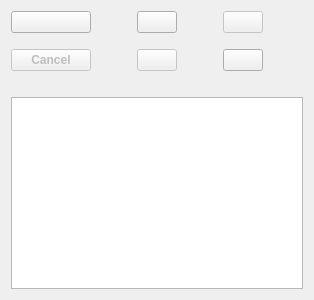
      <widget class="QWidget" name="CustomerTab">
       <attribute name="title">
        <string>Customer</string>
       </attribute>
       <layout class="QVBoxLayout" name="verticalLayout_10">
        <item>
         <layout class="QVBoxLayout" name="verticalLayout_9">
          <item>
           <layout class="QHBoxLayout" name="horizontalLayout_4">
            <item>
             <layout class="QGridLayout" name="gridLayout_4"/>
            </item>
            <item>
             <layout class="QGridLayout" name="gridLayout">
              <item row="0" column="4">
               <widget class="QPushButton" name="SaveCustomer">
                <property name="enabled">
                 <bool>false</bool>
                </property>
                <property name="sizePolicy">
                 <sizepolicy hsizetype="Fixed" vsizetype="Fixed">
                  <horstretch>0</horstretch>
                  <verstretch>0</verstretch>
                 </sizepolicy>
                </property>
                <property name="text">
                 <string/>
                </property>
                <property name="icon">
                 <iconset resource="invoiceressources.qrc">
                  <normaloff>:/icons/dependencies/icon/save-icon.png</normaloff>:/icons/dependencies/icon/save-icon.png</iconset>
                </property>
                <property name="iconSize">
                 <size>
                  <width>32</width>
                  <height>32</height>
                 </size>
                </property>
               </widget>
              </item>
              <item row="0" column="0">
               <widget class="QPushButton" name="addNewCustomer">
                <property name="maximumSize">
                 <size>
                  <width>80</width>
                  <height>38</height>
                 </size>
                </property>
                <property name="text">
                 <string/>
                </property>
                <property name="icon">
                 <iconset resource="invoiceressources.qrc">
                  <normaloff>:/icons/dependencies/icon/newContact.png</normaloff>:/icons/dependencies/icon/newContact.png</iconset>
                </property>
                <property name="iconSize">
                 <size>
                  <width>32</width>
                  <height>32</height>
                 </size>
                </property>
               </widget>
              </item>
              <item row="2" column="0">
               <widget class="QPushButton" name="cancelAddNewCustomer">
                <property name="enabled">
                 <bool>false</bool>
                </property>
                <property name="sizePolicy">
                 <sizepolicy hsizetype="Minimum" vsizetype="Minimum">
                  <horstretch>0</horstretch>
                  <verstretch>0</verstretch>
                 </sizepolicy>
                </property>
                <property name="font">
                 <font>
                  <weight>75</weight>
                  <bold>true</bold>
                 </font>
                </property>
                <property name="text">
                 <string>Cancel</string>
                </property>
               </widget>
              </item>
              <item row="0" column="2">
               <widget class="QPushButton" name="pushButton">
                <property name="sizePolicy">
                 <sizepolicy hsizetype="Fixed" vsizetype="Fixed">
                  <horstretch>0</horstretch>
                  <verstretch>0</verstretch>
                 </sizepolicy>
                </property>
                <property name="text">
                 <string/>
                </property>
                <property name="icon">
                 <iconset resource="invoiceressources.qrc">
                  <normaloff>:/icons/dependencies/icon/edit-icon.png</normaloff>:/icons/dependencies/icon/edit-icon.png</iconset>
                </property>
                <property name="iconSize">
                 <size>
                  <width>32</width>
                  <height>32</height>
                 </size>
                </property>
               </widget>
              </item>
              <item row="2" column="4">
               <widget class="QPushButton" name="deleteCustomer">
                <property name="sizePolicy">
                 <sizepolicy hsizetype="Fixed" vsizetype="Fixed">
                  <horstretch>0</horstretch>
                  <verstretch>0</verstretch>
                 </sizepolicy>
                </property>
                <property name="text">
                 <string/>
                </property>
                <property name="icon">
                 <iconset resource="invoiceressources.qrc">
                  <normaloff>:/icons/dependencies/icon/garbage_delete.png</normaloff>:/icons/dependencies/icon/garbage_delete.png</iconset>
                </property>
                <property name="iconSize">
                 <size>
                  <width>32</width>
                  <height>32</height>
                 </size>
                </property>
               </widget>
              </item>
              <item row="0" column="1">
               <spacer name="horizontalSpacer_5">
                <property name="orientation">
                 <enum>Qt::Horizontal</enum>
                </property>
                <property name="sizeType">
                 <enum>QSizePolicy::Fixed</enum>
                </property>
                <property name="sizeHint" stdset="0">
                 <size>
                  <width>40</width>
                  <height>20</height>
                 </size>
                </property>
               </spacer>
              </item>
              <item row="2" column="2">
               <widget class="QPushButton" name="revertCustomer">
                <property name="enabled">
                 <bool>false</bool>
                </property>
                <property name="text">
                 <string/>
                </property>
                <property name="icon">
                 <iconset resource="invoiceressources.qrc">
                  <normaloff>:/icons/dependencies/icon/Revert.png</normaloff>:/icons/dependencies/icon/Revert.png</iconset>
                </property>
                <property name="iconSize">
                 <size>
                  <width>32</width>
                  <height>32</height>
                 </size>
                </property>
               </widget>
              </item>
              <item row="0" column="3">
               <spacer name="horizontalSpacer_14">
                <property name="orientation">
                 <enum>Qt::Horizontal</enum>
                </property>
                <property name="sizeType">
                 <enum>QSizePolicy::Fixed</enum>
                </property>
                <property name="sizeHint" stdset="0">
                 <size>
                  <width>40</width>
                  <height>20</height>
                 </size>
                </property>
               </spacer>
              </item>
              <item row="1" column="2">
               <spacer name="verticalSpacer_8">
                <property name="orientation">
                 <enum>Qt::Vertical</enum>
                </property>
                <property name="sizeType">
                 <enum>QSizePolicy::Fixed</enum>
                </property>
                <property name="sizeHint" stdset="0">
                 <size>
                  <width>20</width>
                  <height>10</height>
                 </size>
                </property>
               </spacer>
              </item>
             </layout>
            </item>
            <item>
             <spacer name="horizontalSpacer_4">
              <property name="orientation">
               <enum>Qt::Horizontal</enum>
              </property>
              <property name="sizeHint" stdset="0">
               <size>
                <width>40</width>
                <height>20</height>
               </size>
              </property>
             </spacer>
            </item>
           </layout>
          </item>
          <item>
           <spacer name="verticalSpacer_7">
            <property name="orientation">
             <enum>Qt::Vertical</enum>
            </property>
            <property name="sizeType">
             <enum>QSizePolicy::Fixed</enum>
            </property>
            <property name="sizeHint" stdset="0">
             <size>
              <width>20</width>
              <height>20</height>
             </size>
            </property>
           </spacer>
          </item>
          <item>
           <widget class="QTableView" name="CustomerTableView"/>
          </item>
         </layout>
        </item>
       </layout>
      </widget>
